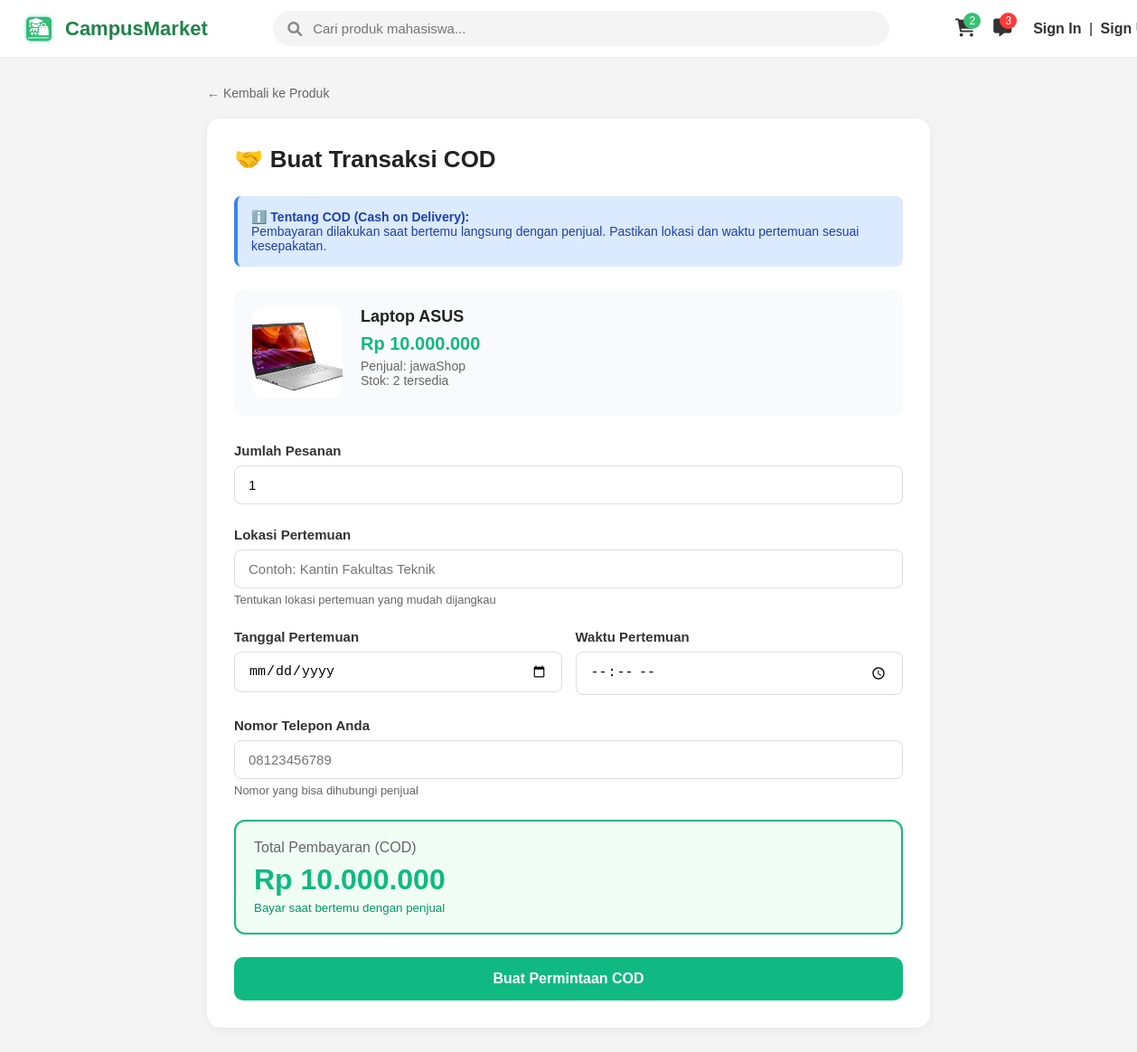
/public/cod_transaction/detail.php?product_id=1 (signed in), run on the app's committed database.
### tables this page shows
CREATE TABLE `products` (
  `id` int(11) NOT NULL,
  `seller_id` int(11) NOT NULL,
  `category_id` int(11) DEFAULT NULL,
  `name` varchar(255) NOT NULL,
  `slug` varchar(255) NOT NULL,
  `price` decimal(15,2) NOT NULL,
  `stock` int(11) NOT NULL DEFAULT 0,
  `description` text DEFAULT NULL,
  `weight` int(11) DEFAULT NULL,
  `status` enum('active','inactive') NOT NULL DEFAULT 'active',
  `created_at` timestamp NOT NULL DEFAULT current_timestamp(),
  `updated_at` timestamp NOT NULL DEFAULT current_timestamp() ON UPDATE current_timestamp()
);

CREATE TABLE `product_images` (
  `id` int(11) NOT NULL,
  `product_id` int(11) NOT NULL,
  `url` varchar(255) NOT NULL,
  `is_primary` tinyint(1) DEFAULT 0
);

CREATE TABLE `accounts` (
  `id` int(11) NOT NULL,
  `name` varchar(100) NOT NULL,
  `username` varchar(100) NOT NULL,
  `email` varchar(255) NOT NULL,
  `phone` varchar(20) NOT NULL,
  `role` enum('admin','seller','buyer') NOT NULL DEFAULT 'buyer',
  `password` varchar(255) NOT NULL,
  `city` varchar(100) DEFAULT NULL,
  `address` text DEFAULT NULL,
  `profile_picture` varchar(255) DEFAULT NULL,
  `created_at` timestamp NOT NULL DEFAULT current_timestamp(),
  `otp_code` varchar(6) NOT NULL,
  `otp_expired` datetime NOT NULL,
  `description` text DEFAULT NULL
);

### public/cod_transaction/detail.php (the view, shortened to what this page needs)
<?php
require_once "../../includes/functions.php";
$product_id = $_GET['product_id'] ?? 0;
$stmt = $pdo->prepare("
    SELECT p.*, a.name as seller_name, a.phone as seller_phone, pi.url as image
    FROM products p
    INNER JOIN accounts a ON p.seller_id = a.id
    LEFT JOIN product_images pi ON p.id = pi.product_id AND pi.is_primary = 1
    WHERE p.id = ? AND p.status = 'active'
");
$stmt->execute([$product_id]);
$product = $stmt->fetch(PDO::FETCH_ASSOC);
$prod_img = !empty($product['image'])
    ? "../../uploads/products/" . $product['image']
    : "../../assets/images/default-product.png";
?>
<!DOCTYPE html>
<html lang="id">
<head>
    <link rel="stylesheet" href="../../assets/css/main.css">
</head>
<body>
<?php include __DIR__ . '/../components/header.php'; ?>
<div class="create-container">
    <a href="../products/detail.php?id=<?= $product_id ?>" class="back-link">
        ← Kembali ke Produk
    </a>
    <div class="create-card">
        <h2>🤝 Buat Transaksi COD</h2>
        <div class="info-box">
            <strong>ℹ️ Tentang COD (Cash on Delivery):</strong><br>
            Pembayaran dilakukan saat bertemu langsung dengan penjual. Pastikan lokasi dan waktu pertemuan sesuai kesepakatan.
        </div>
        <div class="product-preview">
            <div class="product-preview-image">
                <img src="<?= htmlspecialchars($prod_img) ?>" alt="Product">
            </div>
            <div class="product-preview-info">
                <h3><?= htmlspecialchars($product['name']) ?></h3>
                <div class="product-preview-price">
                    Rp <?= number_format($product['price'], 0, ',', '.') ?>
                </div>
                <div class="product-preview-seller">
                    Penjual: <?= htmlspecialchars($product['seller_name']) ?>
                </div>
                <div class="product-preview-seller">
                    Stok: <?= $product['stock'] ?> tersedia
                </div>
            </div>
        </div>
        <form method="POST">
            <div class="form-group">
                <label class="form-label">Jumlah Pesanan</label>
                <input type="number" name="qty" class="form-input" value="1" min="1" max="<?= $product['stock'] ?>" required id="qty-input">
            </div>
            <div class="form-group">
                <label class="form-label">Lokasi Pertemuan</label>
                <input type="text" name="meeting_location" class="form-input" placeholder="Contoh: Kantin Fakultas Teknik" required>
                <small style="color: #666; font-size: 13px; display: block; margin-top: 5px;">
                    Tentukan lokasi pertemuan yang mudah dijangkau
                </small>
            </div>
            <div class="form-row">
                <div class="form-group">
                    <label class="form-label">Tanggal Pertemuan</label>
                    <input type="date" name="meeting_date" class="form-input" min="<?= date('Y-m-d') ?>" required>
                </div>
                <div class="form-group">
                    <label class="form-label">Waktu Pertemuan</label>
                    <input type="time" name="meeting_time" class="form-input" required>
                </div>
            </div>
            <div class="form-group">
                <label class="form-label">Nomor Telepon Anda</label>
                <input type="tel" name="buyer_phone" class="form-input" placeholder="08123456789" required>
                <small style="color: #666; font-size: 13px; display: block; margin-top: 5px;">
                    Nomor yang bisa dihubungi penjual
                </small>
            </div>
            <div class="total-section">
                <div class="total-label">Total Pembayaran (COD)</div>
                <div class="total-price" id="total-price">
                    Rp <?= number_format($product['price'], 0, ',', '.') ?>
                </div>
                <small style="color: #059669; display: block; margin-top: 5px;">
                    Bayar saat bertemu dengan penjual
                </small>
            </div>
            <button type="submit" class="submit-button">
                Buat Permintaan COD
            </button>
        </form>
    </div>
</div>
</body>
</html>

### assets/css/main.css (style rules this page uses)
body { margin: 0; padding: 0; font-family: Arial, sans-serif; background: #f5f5f5; color: #222; }
a { color: inherit; text-decoration: none; }

### public/cod_transaction/detail.php (style rules this page uses)
body { background: #f4f4f4; }
.create-container { max-width: 800px; margin: 30px auto; padding: 0 20px; }
.back-link { display: inline-flex; align-items: center; gap: 8px; color: #666; text-decoration: none; margin-bottom: 20px; font-size: 14px; }
.create-card { background: white; border-radius: 15px; padding: 30px; box-shadow: 0 2px 12px rgba(0,0,0,.06); }
.create-card h2 { margin: 0 0 25px 0; font-size: 26px; }
.product-preview { display: flex; gap: 20px; padding: 20px; background: #f9fafb; border-radius: 12px; margin-bottom: 30px; }
.product-preview-image { width: 100px; height: 100px; border-radius: 10px; overflow: hidden; flex-shrink: 0; }
.product-preview-image img { width: 100%; height: 100%; object-fit: cover; }
.product-preview-info h3 { margin: 0 0 8px 0; font-size: 18px; }
.product-preview-price { color: #10b981; font-size: 20px; font-weight: bold; margin-bottom: 5px; }
.product-preview-seller { font-size: 14px; color: #666; }
.form-group { margin-bottom: 25px; }
.form-label { display: block; margin-bottom: 8px; font-weight: 600; color: #333; font-size: 15px; }
.form-input { width: 100%; padding: 12px 15px; border: 1px solid #ddd; border-radius: 8px; font-size: 15px; box-sizing: border-box; }
.form-row { display: grid; grid-template-columns: 1fr 1fr; gap: 15px; }
.total-section { background: #f0fdf4; padding: 20px; border-radius: 12px; margin-top: 25px; border: 2px solid #10b981; }
.total-label { font-size: 16px; color: #666; margin-bottom: 8px; }
.total-price { font-size: 32px; font-weight: bold; color: #10b981; }
.submit-button { width: 100%; padding: 15px; background: #10b981; color: white; border: none; border-radius: 10px; font-size: 16px; font-weight: bold; cursor: pointer; margin-top: 25px; }
.info-box { background: #dbeafe; padding: 15px; border-radius: 8px; border-left: 4px solid #3b82f6; margin-bottom: 25px; font-size: 14px; color: #1e40af; }

### data on the page
products: product_images.url (picture), name "Laptop ASUS", price "10.000.000", seller.name "jawaShop", stock "2"
